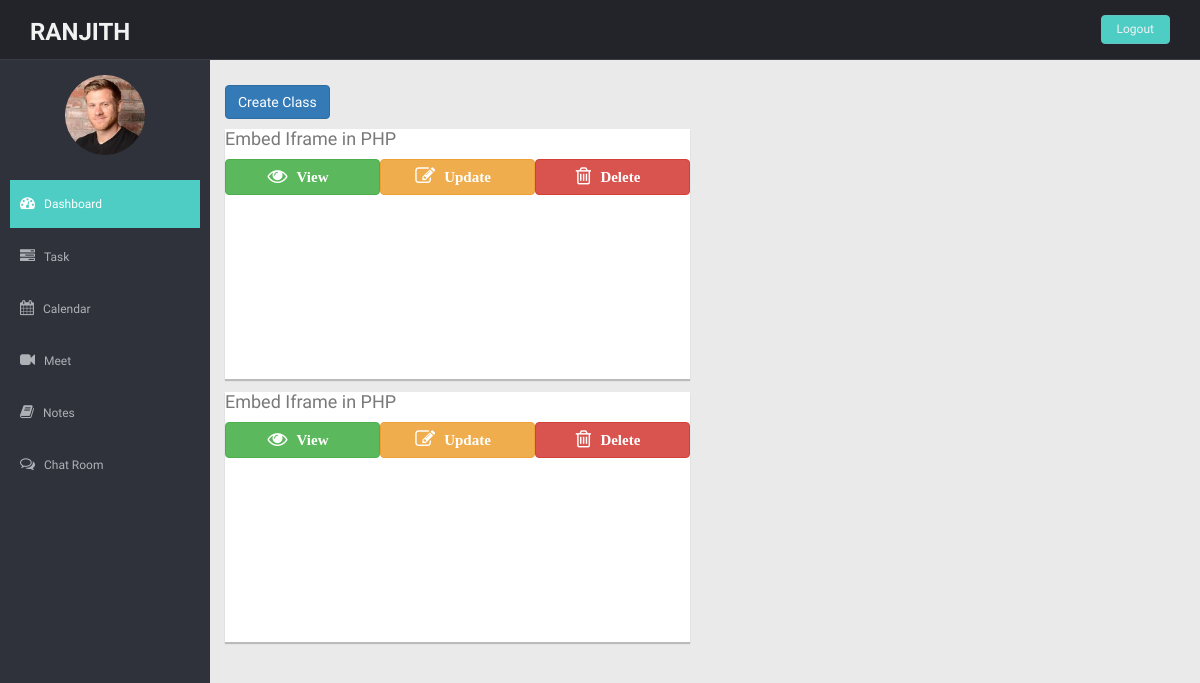
Before: /teacher/index.php (signed in) with the older database file.
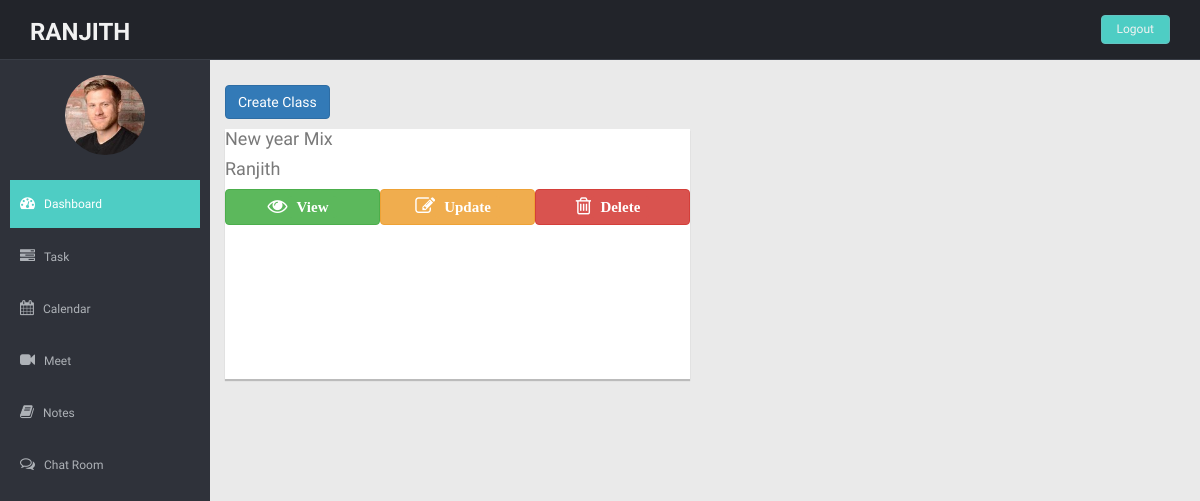
After: the same page with the newer database file.
### tables this page shows
CREATE TABLE `create_class` (
  `id` int(11) NOT NULL,
  `tea_name` varchar(30) NOT NULL,
  `name` varchar(25) NOT NULL,
  `class_name` varchar(255) NOT NULL,
  `subject` varchar(100) NOT NULL,
  `section` varchar(10) NOT NULL,
  `room` varchar(20) NOT NULL
);

### teacher/session.php (called while the page is built, shortened)
<?php
   $user_check = $_SESSION['email'];
   $user_role=$_SESSION['division'];
?>

### teacher/index.php (the view, shortened to what this page needs)
<?php
include('session.php');
include('../conn.php');
$sql="select * from student where email='$user_check' and division='$user_role'";
$result=mysqli_query($conn,$sql);
$row=mysqli_fetch_array($result);
?>
<!DOCTYPE html>
<html lang="en">
<head>
  <link href="../lib/bootstrap/css/bootstrap.min.css" rel="stylesheet">
  <link href="../lib/font-awesome/css/font-awesome.css" rel="stylesheet" />
  <link rel="stylesheet" type="text/css" href="../css/zabuto_calendar.css">
  <link rel="stylesheet" type="text/css" href="../lib/gritter/css/jquery.gritter.css" />
  <link href="../css/style.css" rel="stylesheet">
  <link href="../css/style-responsive.css" rel="stylesheet">
  <link href="../css/style.css" rel="stylesheet">
  <link href="../css/style-responsive.css" rel="stylesheet">
</head>
<body>
  <section id="container">
    <header class="header black-bg">
      <a href="index.php" class="logo"><b><?php echo $row['name'];?></b></a>
      <div class="top-menu">
        <ul class="nav pull-right top-menu">
          <li><a class="logout" href="logout.php">Logout</a></li>
        </ul>
      </div>
    </header>
    <aside>
      <div id="sidebar" class="nav-collapse ">
        <ul class="sidebar-menu" id="nav-accordion">
          <p class="centered"><img src="../img/ranjith.png" class="img-circle" width="80"></p>
          <li class="mt">
            <a class="active" href="index.php">
              <i class="fa fa-dashboard"></i>
              <span>Dashboard</span>
              </a>
          </li>
          <li class="sub-menu">
            <a href="javascript:;">
              <i class="fa fa-tasks"></i>
              <span>Task</span>
              </a>
          </li>
          <li class="sub-menu">
            <a href="javascript:;">
              <i class="fa fa-calendar"></i>
              <span>Calendar</span>
              </a>
          </li>
          <li class="sub-menu">
            <a href="javascript:;">
              <i class="fa fa-video-camera"></i>
              <span>Meet</span>
              </a>
          </li>
          <li class="sub-menu">
            <a href="javascript:;">
              <i class=" fa fa-book"></i>
              <span>Notes</span>
              </a>
          </li>
          <li class="sub-menu">
            <a href="javascript:;">
              <i class="fa fa-comments-o"></i>
              <span>Chat Room</span>
              </a>
          </li>
        </ul>
      </div>
    </aside>
    <section id="main-content">
      <section class="wrapper">
        <div class="row mt">
          <div class="col-lg-6 col-md-6 col-sm-6">
            <div>
              <a href='create_class.php' class="btn btn-primary">Create Class</a>
            </div>
            <?php
            $sql1="select * from create_class where tea_name='$user_check'";
            $result1=mysqli_query($conn,$sql1);
            $count=mysqli_num_rows($result1);
            if($count){
              while($row1=mysqli_fetch_array($result1)){
              ?>
            <div class="card">
              <h4><i class="text-center"></i><?php echo $row1['class_name'];?></h4>
              <h4><i class="text-center"></i><?php echo $row1['name'];?></h4>
               <div class="btn-group btn-group-justified">
                <div class="btn-group">
                  <form action="view.php" method="POST"><button type="submit" class="btn btn-success" name='view' value="<?php echo $row1['id'];?>"><i class="fa fa-eye" style="font-size: 20px;"><span class="label label-success">View</span></i></button>
                  </form>
                </div>
                <div class="btn-group">
                  <form action="update.php" method="POST"><button type="submit" class="btn btn-warning" name='update' value="<?php echo $row1['id'];?>"><i class="fa fa-pencil-square-o" style="font-size: 20px;"><span class="label label-warning">Update</span></i></button></form>
                </div>
                <div class="btn-group">
                  <form action="index.php" method="POST"><button type="submit" class="btn btn-danger" name='delete' value="<?php echo $row1['id'];?>"><i class="fa fa-trash-o" style="font-size: 20px;"><span class="label label-danger">Delete</span></i></button></form>
                </div>
              </div>
            </div>
              <?php }}else {?>
            <div class="card">
            <h4><i class="text-center">Add a class to appear here</i></h4>
            </div>
            <?php }?>
        </div>
        </div>
      </section>
    </section>
  </section>
</body>
</html>

Changed rows visible on the page:
removed create_class: class_name "Embed Iframe in PHP", $row1['id'] 1 (drawn)
removed create_class: class_name "Embed Iframe in PHP", $row1['id'] 2 (drawn)
added create_class: class_name "New year Mix", name "Ranjith", $row1['id'] 17 (drawn)
